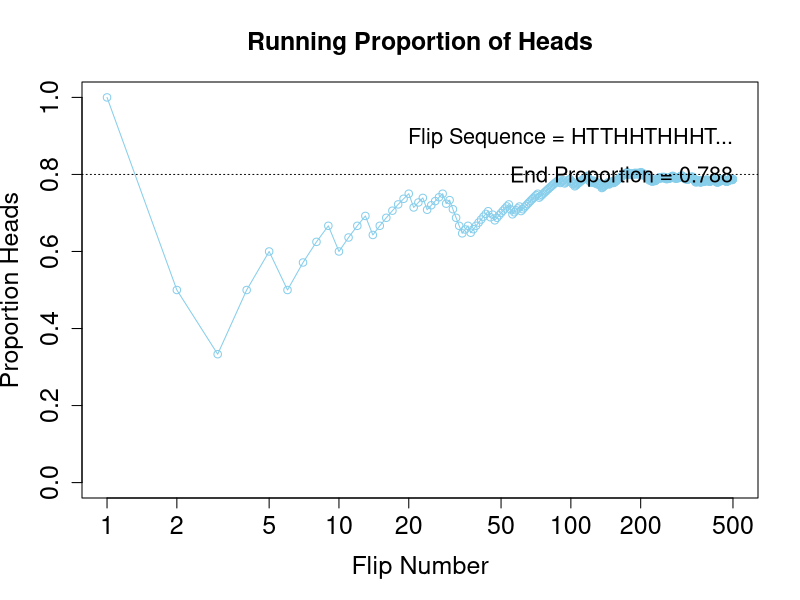

Generate this figure with R:
N = 500 # Specify the total number of flips, denoted N.
pHeads = 0.8 # Specify underlying probability of heads.
# Flip a coin N times and compute the running proportion of heads at each flip.
# Generate a random sample of N flips (heads=1, tails=0):
flipSequence = sample( x=c(0,1), prob=c(1-pHeads,pHeads), size=N, replace=TRUE )
# Compute the running proportion of heads:
r = cumsum( flipSequence ) # Cumulative sum: Number of heads at each step.
n = 1:N                    # Number of flips at each step.
runProp = r / n            # Component by component division.
# Graph the running proportion:
plot( n , runProp , type="o" , log="x" , col="skyblue" ,
      xlim=c(1,N) , ylim=c(0.0,1.0) , cex.axis=1.5 ,
      xlab="Flip Number" , ylab="Proportion Heads" , cex.lab=1.5 ,
      main="Running Proportion of Heads" , cex.main=1.5 )
# Plot a dotted horizontal reference line:
abline( h=pHeads , lty="dotted" )
# Display the beginning of the flip sequence:
flipLetters = paste( c("T","H")[flipSequence[1:10]+1] , collapse="" )
displayString = paste0( "Flip Sequence = " , flipLetters , "..." )
text( N , .9 , displayString , adj=c(1,0.5) , cex=1.3 )
# Display the relative frequency at the end of the sequence.
text( N , .8 , paste("End Proportion =",runProp[N]) , adj=c(1,0.5) , cex=1.3 )
